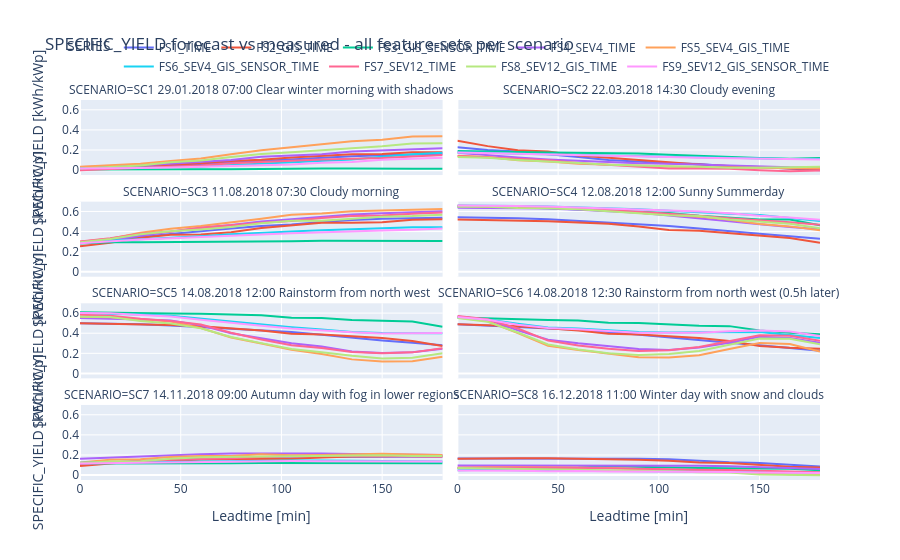

The cell this chart's notebook holds for it:
### Markdown cell above
plot forecast curves - measured (Ist) vs all feature-sets, aggregated per scenario

### Code cell
# build one aggregated dataframe: mean SPECIFIC_YIELD / PREDICTION per scenario x featureset x leadtime
plot_df = df_all.groupby(["SCENARIO", "FEATURE_SET", "LEADTIME_MIN"]).agg(
    SPECIFIC_YIELD=("SPECIFIC_YIELD", "mean"),
    SPECIFIC_YIELD_PREDICTION=("SPECIFIC_YIELD_PREDICTION", "mean")
).reset_index()

# melt predictions into long-format so every feature-set becomes its own colored line
pred_long = plot_df[["SCENARIO", "FEATURE_SET", "LEADTIME_MIN", "SPECIFIC_YIELD_PREDICTION"]].copy()
pred_long.rename(columns={"SPECIFIC_YIELD_PREDICTION": "VALUE"}, inplace=True)
pred_long["SERIES"] = pred_long["FEATURE_SET"]  # color-key = feature-set name

# measured values are identical for every feature-set at a given scenario/leadtime -> just take FS1 rows
ist_long = plot_df[plot_df["FEATURE_SET"] == "FS1_BASELINE"][["SCENARIO", "LEADTIME_MIN", "SPECIFIC_YIELD"]].copy()
ist_long.rename(columns={"SPECIFIC_YIELD": "VALUE"}, inplace=True)
ist_long["SERIES"] = "IST (measured)"

# stack together - Ist as separate "series" so it gets its own line/color
plot_long = pd.concat([pred_long[["SCENARIO", "LEADTIME_MIN", "SERIES", "VALUE"]],
                        ist_long[["SCENARIO", "LEADTIME_MIN", "SERIES", "VALUE"]]], ignore_index=True)

fig1 = px.line(plot_long, x="LEADTIME_MIN", y="VALUE", color="SERIES",
                facet_col="SCENARIO", facet_col_wrap=2,
                title="SPECIFIC_YIELD forecast vs measured - all feature-sets per scenario",
                labels={"LEADTIME_MIN": "Leadtime [min]", "VALUE": "SPECIFIC_YIELD [kWh/kWp]"})

# make the "Ist" line stand out - black, dashed, thicker line width
for trace in fig1.data:
    if trace.name == "IST (measured)":
        trace.line.color = "black"
        trace.line.dash = "dash"
        trace.line.width = 3

fig1.update_layout(legend=dict(orientation="h", yanchor="bottom", y=1.05, xanchor="center", x=0.5))
#fig1.write_image(os.path.join(result_path, "forecast_vs_measured_allFS.png"))
fig1.show()
fig1.write_html(result_path + "/S6_LOC_prediction_forecast_vs_measured_allFS.html")  # keep interactive version as result
